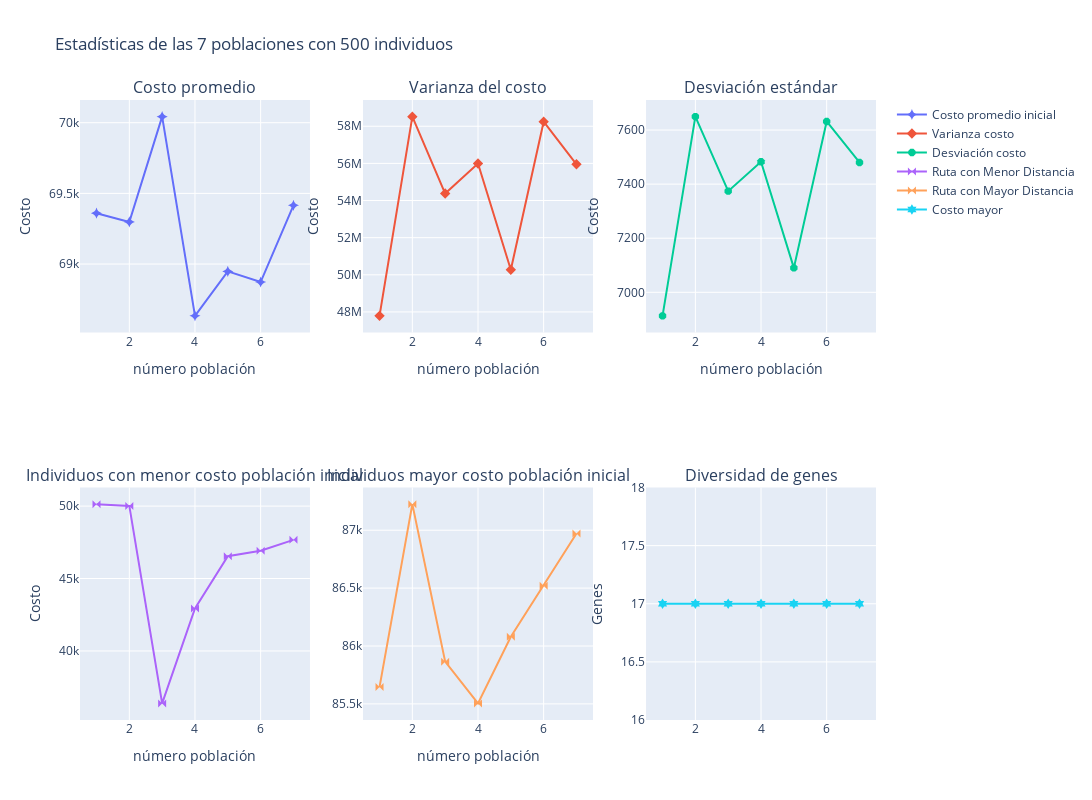

Here is the notebook cell this chart was saved with:
### Code cell
POB_FILE = "files\\act_2\\poblaciones\\pob_7_500.pkl"
pobs = get_poblaciones_iniciales(n=7,tam_pob=500)
intial_stats(pobs,f"Estadísticas de las {7} poblaciones con {500} individuos")

### Figure 1 — Plotly figure (JSON) as saved in the notebook; plotly's stock layout.template omitted (floating-point values rounded to 4 significant figures)
{"data": [{"marker": {"size": 8, "symbol": "star-diamond"}, "mode": "markers+lines", "name": "Costo promedio inicial", "type": "scatter", "x": [1, 2, 3, 4, 5, 6, 7], "xaxis": "x", "y": [69360.0, 69300.0, 70040.0, 68630.0, 68950.0, 68870.0, 69420.0], "yaxis": "y"}, {"marker": {"size": 8, "symbol": "diamond-x"}, "mode": "markers+lines", "name": "Varianza costo", "type": "scatter", "x": [1, 2, 3, 4, 5, 6, 7], "xaxis": "x2", "y": [47790000.0, 58520000.0, 54380000.0, 55990000.0, 50270000.0, 58250000.0, 55950000.0], "yaxis": "y2"}, {"marker": {"size": 8, "symbol": "octagon"}, "mode": "markers+lines", "name": "Desviación costo", "type": "scatter", "x": [1, 2, 3, 4, 5, 6, 7], "xaxis": "x3", "y": [6913.0, 7650.0, 7374.0, 7483.0, 7090.0, 7632.0, 7480.0], "yaxis": "y3"}, {"marker": {"size": 8, "symbol": "bowtie"}, "mode": "markers+lines", "name": "Ruta con Menor Distancia", "type": "scatter", "x": [1, 2, 3, 4, 5, 6, 7], "xaxis": "x4", "y": [50140.0, 50010.0, 36380.0, 42939, 46540.0, 46920.0, 47670.0], "yaxis": "y4"}, {"marker": {"size": 8, "symbol": "bowtie"}, "mode": "markers+lines", "name": "Ruta con Mayor Distancia", "type": "scatter", "x": [1, 2, 3, 4, 5, 6, 7], "xaxis": "x5", "y": [85640.0, 87230.0, 85860.0, 85500.0, 86080.0, 86520.0, 86970.0], "yaxis": "y5"}, {"marker": {"size": 8, "symbol": "hexagram"}, "mode": "markers+lines", "name": "Costo mayor", "type": "scatter", "x": [1, 2, 3, 4, 5, 6, 7], "xaxis": "x6", "y": [17, 17, 17, 17, 17, 17, 17], "yaxis": "y6"}], "layout": {"annotations": [{"font": {"size": 16}, "showarrow": false, "text": "Costo promedio", "x": 0.1444, "xanchor": "center", "xref": "paper", "y": 1, "yanchor": "bottom", "yref": "paper"}, {"font": {"size": 16}, "showarrow": false, "text": "Varianza del costo", "x": 0.5, "xanchor": "center", "xref": "paper", "y": 1, "yanchor": "bottom", "yref": "paper"}, {"font": {"size": 16}, "showarrow": false, "text": "Desviación estándar", "x": 0.8556, "xanchor": "center", "xref": "paper", "y": 1, "yanchor": "bottom", "yref": "paper"}, {"font": {"size": 16}, "showarrow": false, "text": "Individuos con menor costo población inicial", "x": 0.1444, "xanchor": "center", "xref": "paper", "y": 0.375, "yanchor": "bottom", "yref": "paper"}, {"font": {"size": 16}, "showarrow": false, "text": "Individuos mayor costo población inicial", "x": 0.5, "xanchor": "center", "xref": "paper", "y": 0.375, "yanchor": "bottom", "yref": "paper"}, {"font": {"size": 16}, "showarrow": false, "text": "Diversidad de genes", "x": 0.8556, "xanchor": "center", "xref": "paper", "y": 0.375, "yanchor": "bottom", "yref": "paper"}], "height": 800, "title": {"text": "Estadísticas de las 7 poblaciones con 500 individuos"}, "width": 1600, "xaxis": {"anchor": "y", "domain": [0, 0.2889], "title": {"text": "número población"}}, "xaxis2": {"anchor": "y2", "domain": [0.3556, 0.6444], "title": {"text": "número población"}}, "xaxis3": {"anchor": "y3", "domain": [0.7111, 1], "title": {"text": "número población"}}, "xaxis4": {"anchor": "y4", "domain": [0, 0.2889], "title": {"text": "número población"}}, "xaxis5": {"anchor": "y5", "domain": [0.3556, 0.6444], "title": {"text": "número población"}}, "xaxis6": {"anchor": "y6", "domain": [0.7111, 1]}, "yaxis": {"anchor": "x", "domain": [0.625, 1], "title": {"text": "Costo"}}, "yaxis2": {"anchor": "x2", "domain": [0.625, 1], "title": {"text": "Costo"}}, "yaxis3": {"anchor": "x3", "domain": [0.625, 1], "title": {"text": "Costo"}}, "yaxis4": {"anchor": "x4", "domain": [0, 0.375], "title": {"text": "Costo"}}, "yaxis5": {"anchor": "x5", "domain": [0, 0.375]}, "yaxis6": {"anchor": "x6", "domain": [0, 0.375], "title": {"text": "Genes"}}}}
